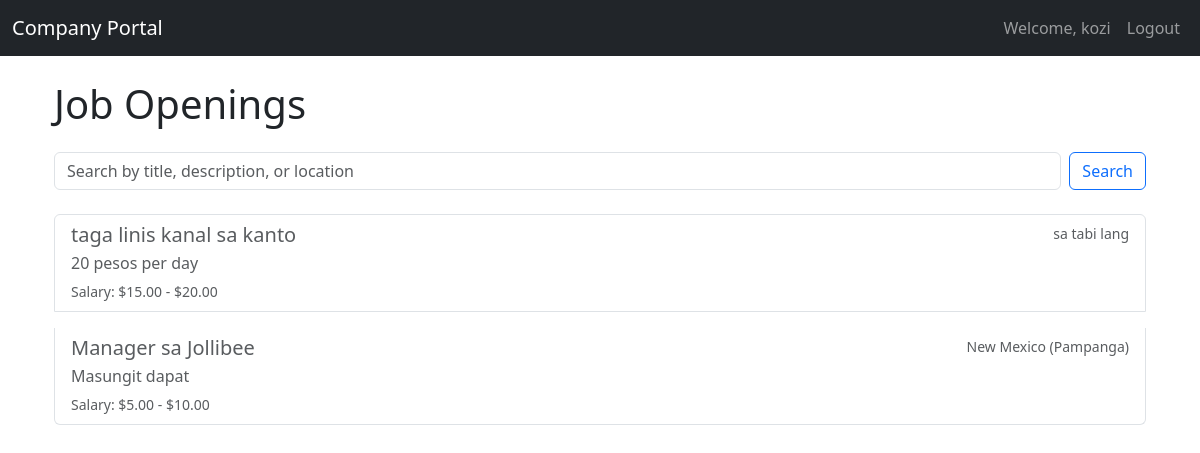
The app's page / (signed in) with its own data.
### accounts/models.py (models this page shows, shortened)
class CustomUser(AbstractBaseUser, PermissionsMixin):
    first_name = models.CharField(max_length=30)
    last_name = models.CharField(max_length=30)
    username = models.CharField(max_length=150, unique=True)
    email = models.EmailField(unique=True)
    phone_number = models.CharField(max_length=15, blank=True, null=True)
    joined_date = models.DateTimeField(default=timezone.now)
    is_active = models.BooleanField(default=True)
    is_staff = models.BooleanField(default=False)
    is_admin = models.BooleanField(default=False)
    objects = CustomUserManager()
    USERNAME_FIELD = 'username'
    REQUIRED_FIELDS = ['email']

### jobs/models.py (models this page shows, shortened)
class JobOpening(models.Model):
    job_title = models.CharField(max_length=200)
    job_description = models.TextField()
    min_offer = models.DecimalField(max_digits=10, decimal_places=2)
    max_offer = models.DecimalField(max_digits=10, decimal_places=2)
    location = models.CharField(max_length=100)

### jobs/views.py (the view)
# urls.py: path('', views.job_list, name='job_list'),
def job_list(request):
    jobs = JobOpening.objects.all()
    query = request.GET.get('q')
    if query:
        jobs = jobs.filter(
            Q(job_title__icontains=query) |
            Q(job_description__icontains=query) |
            Q(location__icontains=query)
        ).distinct()
    return render(request, 'jobs/job_list.html', {'jobs': jobs})

### jobs/templates/jobs/job_list.html (shortened to what this page needs)
{% extends "base.html" %}
{% block content %}
<div class="container mt-4">
    <h1 class="mb-4">Job Openings</h1>
    <form class="d-flex mb-4" method="get">
        <input class="form-control me-2" type="search" placeholder="Search by title, description, or location" aria-label="Search" name="q" value="{{ request.GET.q }}">
        <button class="btn btn-outline-primary" type="submit">Search</button>
    </form>
    <div class="list-group">
        {% for job in jobs %}
        <a href="{% url 'job_detail' job.pk %}" class="list-group-item list-group-item-action flex-column align-items-start mb-3">
            <div class="d-flex w-100 justify-content-between">
                <h5 class="mb-1">{{ job.job_title }}</h5>
                <small class="text-muted">{{ job.location }}</small>
            </div>
            <p class="mb-1">{{ job.job_description|truncatechars:100 }}</p>
            <small class="text-muted">Salary: ${{ job.min_offer }} - ${{ job.max_offer }}</small>
        </a>
        {% empty %}
        <div class="alert alert-info" role="alert">
            No job openings found.
        </div>
        {% endfor %}
    </div>
</div>
{% endblock %}

### templates/base.html (shortened to what this page needs)
{% load static %}
<!doctype html>
<html lang="en">
<head>
    <link href="{% static 'bootstrap/css/bootstrap.min.css' %}" rel="stylesheet">
</head>
<body>
    <nav class="navbar navbar-expand-lg navbar-dark bg-dark">
        <div class="container-fluid">
            <a class="navbar-brand" href="{% url 'job_list' %}">Company Portal</a>
            <div class="collapse navbar-collapse" id="navbarNav">
                <ul class="navbar-nav ms-auto">
                    {% if user.is_authenticated %}
                        <li class="nav-item">
                            <a class="nav-link" href="#">Welcome, {{ user.username }}</a>
                        </li>
                        <li class="nav-item">
                            <a class="nav-link" href="{% url 'admin:logout' %}">Logout</a>
                        </li>
                    {% endif %}
                </ul>
            </div>
        </div>
    </nav>
    <div class="container mt-4">
        {% block content %}
        {% endblock %}
    </div>
</body>
</html>

### records on screen
CustomUser: username "kozi"
JobOpening: job_title "taga linis kanal sa kanto", location "sa tabi lang", job_description "20 pesos per day", min_offer "15.00", max_offer "20.00"
JobOpening: job_title "Manager sa Jollibee", location "New Mexico (Pampanga)", job_description "Masungit dapat", min_offer "5.00", max_offer "10.00"
